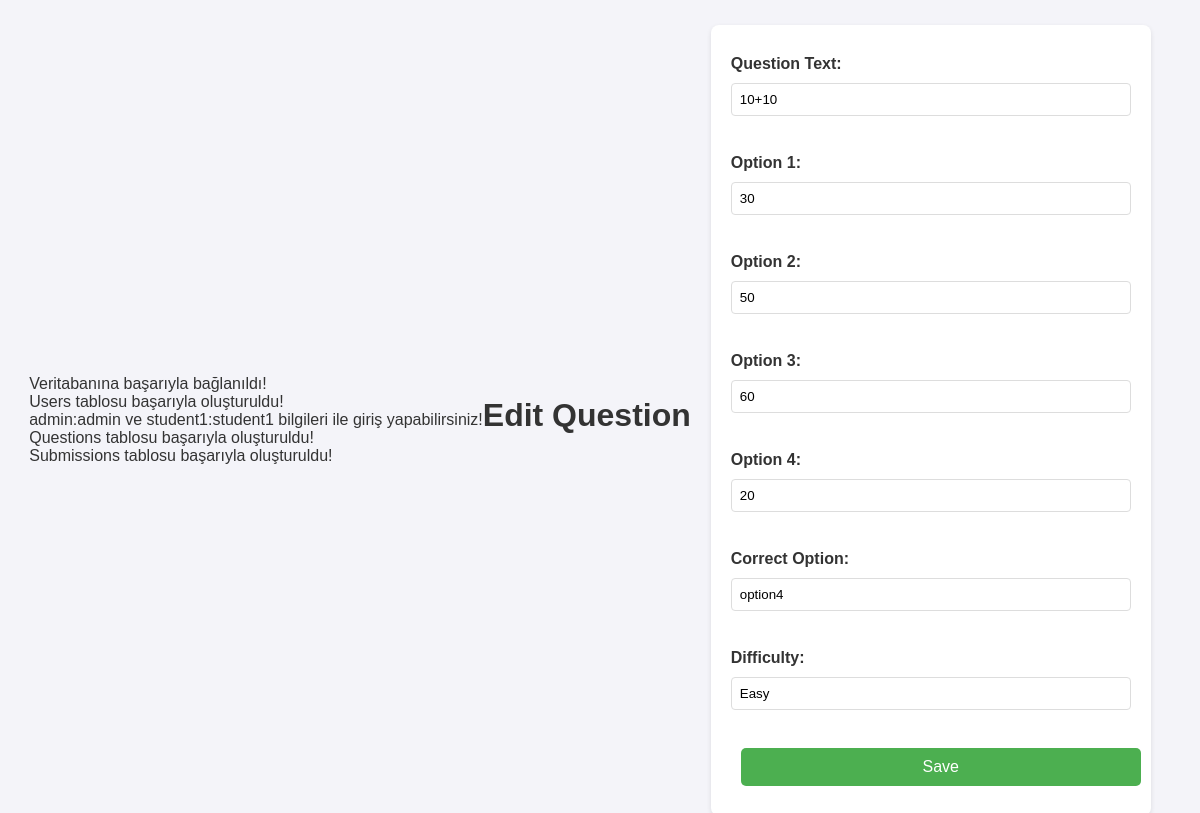
Screenshot of /editQuestion.php?id=20 with the database file from the repository.
### tables this page shows
CREATE TABLE questions (
        question_id INTEGER PRIMARY KEY AUTOINCREMENT,
        question_text TEXT NOT NULL,
        option1 TEXT NOT NULL,
        option2 TEXT NOT NULL,
        option3 TEXT NOT NULL,
        option4 TEXT NOT NULL,
        true_option TEXT NOT NULL,
        difficulty TEXT NOT NULL
    );

### editQuestion.php (the view, shortened to what this page needs)
<?php
include 'db.php';
if (isset($_GET['id'])) {
    $question_id = $_GET['id'];
    $query = $pdo->prepare("SELECT * FROM questions WHERE question_id = ?");
    $query->execute([$question_id]);
    $question = $query->fetch(PDO::FETCH_ASSOC);
}
?>
<!DOCTYPE html>
<html lang="en">
<head>
    <link rel="stylesheet" type="text/css" href="style.css">
</head>
<body>
    <h1>Edit Question</h1>
    <form action="saveEditQuestion.php" method="post">
        <label>Question Text:</label>
        <input type="text" name="question_text" value="<?php echo htmlspecialchars($question['question_text']); ?>" required><br>
        <label>Option 1:</label>
        <input type="text" name="option1" value="<?php echo htmlspecialchars($question['option1']); ?>" required><br>
        <label>Option 2:</label>
        <input type="text" name="option2" value="<?php echo htmlspecialchars($question['option2']); ?>" required><br>
        <label>Option 3:</label>
        <input type="text" name="option3" value="<?php echo htmlspecialchars($question['option3']); ?>" required><br>
        <label>Option 4:</label>
        <input type="text" name="option4" value="<?php echo htmlspecialchars($question['option4']); ?>" required><br>
        <label>Correct Option:</label>
        <input type="text" name="true_option" value="<?php echo htmlspecialchars($question['true_option']); ?>" required><br>
        <label>Difficulty:</label>
        <input type="text" name="difficulty" value="<?php echo htmlspecialchars($question['difficulty']); ?>" required><br>
        <button type="submit">Save</button>
    </form>
</body>
</html>

### style.css (style rules this page uses)
body { font-family: Arial, sans-serif; background-color: #f4f4f4; color: #333; margin: 0; padding: 0; display: flex; justify-content: center; align-items: center; height: 100vh; }
input[type="text"], input[type="password"] { width: 100%; padding: 10px; margin: 8px 0; display: inline-block; border: 1px solid #ccc; box-sizing: border-box; border-radius: 4px; }
form label { font-weight: bold; display: block; margin-top: 10px; }
form input[type="text"], form input[type="password"] { margin-top: 5px; }
form { display: flex; flex-direction: column; }
h1 { text-align: center; color: #444; margin-bottom: 30px; }
button { font-size: 16px; padding: 10px 20px; margin: 10px; border: none; cursor: pointer; border-radius: 5px; }
body { font-family: Arial, sans-serif; background-color: #f4f4f4; color: #333; padding: 20px; }
input[type="text"], select { width: 100%; padding: 10px; margin: 10px 0; border: 1px solid #ccc; border-radius: 5px; }
body { font-family: Arial, sans-serif; background-color: #f4f4f9; margin: 0; padding: 20px; }
form { background-color: #fff; padding: 20px; border-radius: 8px; box-shadow: 0 2px 5px rgba(0, 0, 0, 0.1); max-width: 500px; margin: 0 auto; }
label { display: block; margin: 10px 0; font-size: 16px; }
body { font-family: Arial, sans-serif; background-color: #f4f4f9; margin: 0; padding: 20px; display: flex; justify-content: center; align-items: center; height: 100vh; }
h1 { text-align: center; color: #333; }
form { background-color: #fff; padding: 20px; border-radius: 8px; box-shadow: 0 2px 5px rgba(0, 0, 0, 0.1); max-width: 400px; width: 100%; margin: 20px; }
label { display: block; margin: 10px 0 5px; font-weight: bold; }
input[type="text"] { width: 100%; padding: 8px; margin-bottom: 10px; border: 1px solid #ddd; border-radius: 4px; }
button { background-color: #4CAF50; color: white; padding: 10px 20px; border: none; border-radius: 5px; cursor: pointer; font-size: 16px; width: 100%; }

### rows the page displays
questions: question_text "10+10", option1 "30", option2 "50", option3 "60", option4 "20", true_option "option4", difficulty "Easy"
